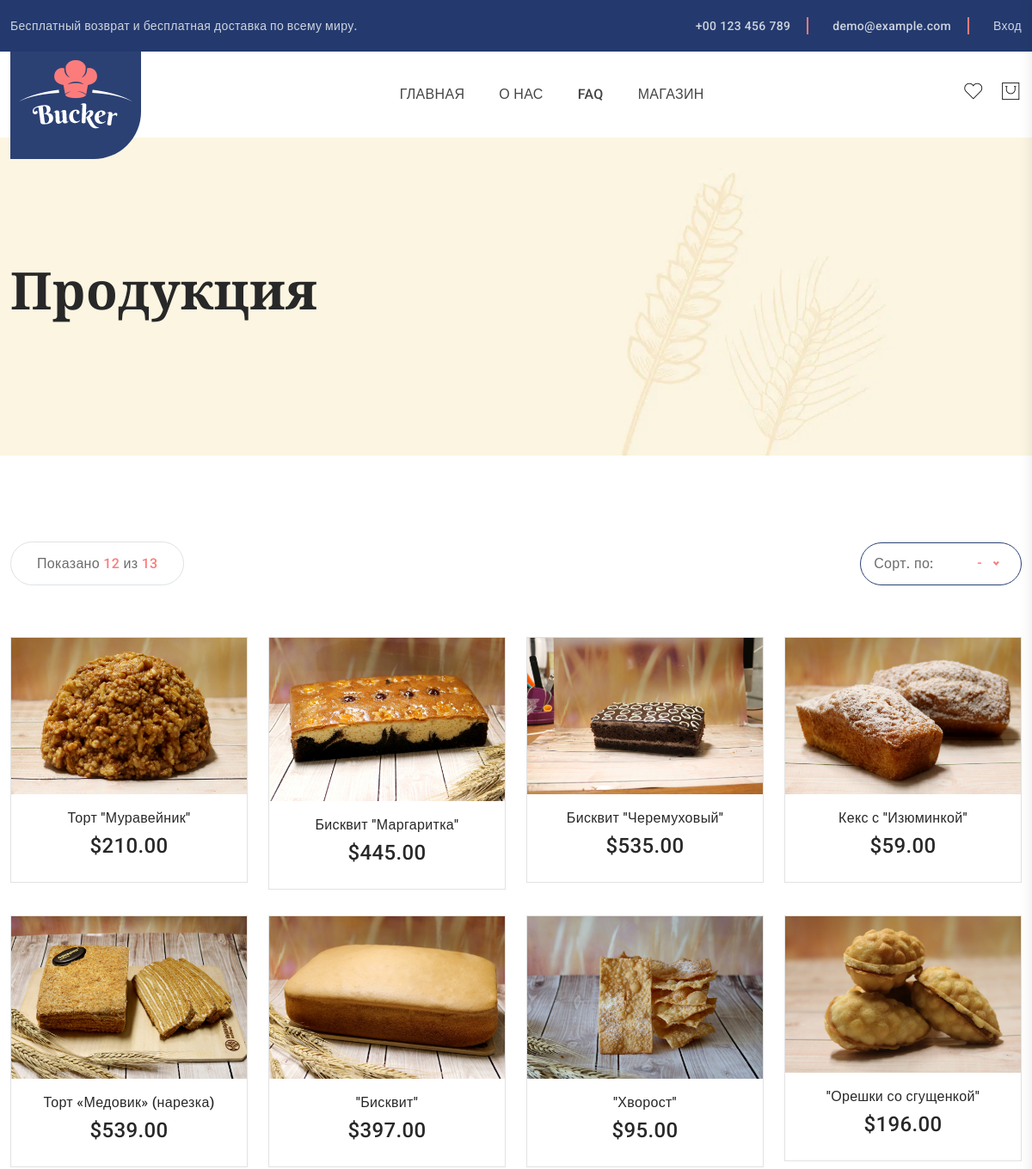
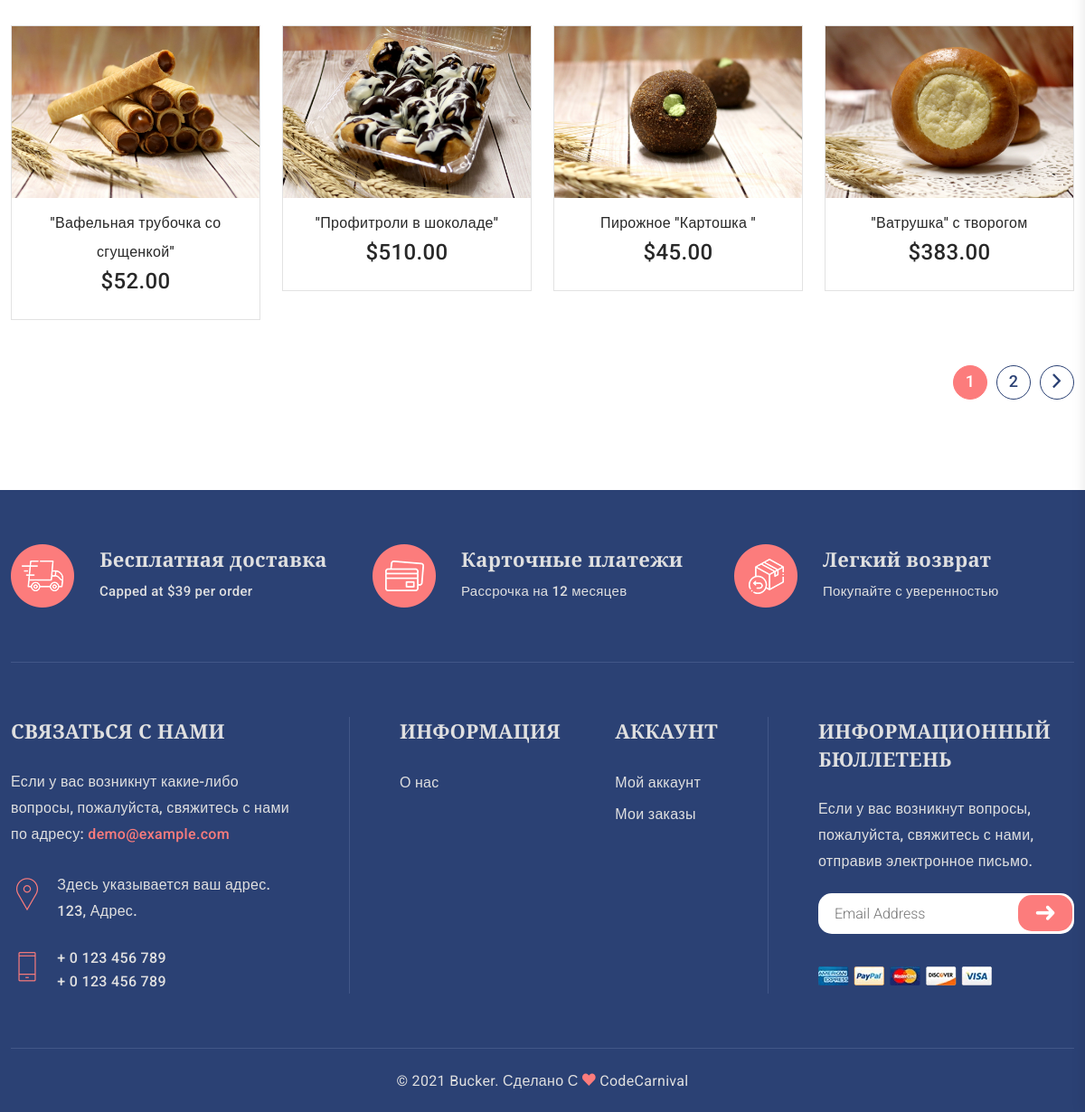
The app's page /shop/ with its own data (2 pictures, top to bottom).
### myapp/models.py (models this page shows, shortened)
class Product(models.Model):
    name = models.CharField(max_length=255)
    description = models.TextField(blank=True)
    price = models.DecimalField(max_digits=8, decimal_places=2)
    image = models.ImageField(upload_to='products/')
    date_of_creation = models.DateTimeField(auto_now_add=True)
    in_stock = models.BooleanField(default=True)

### myapp/views.py (the view)
# urls.py: path('shop/', views.shop, name='shop'),
def shop(request):
    print(request.GET)
    sort = request.GET.get('sort_of_product_select', '1')
    print('SORT =', sort)
    products = Product.objects.all()
    if sort == '3':
        products = products.order_by('-date_of_creation')
    elif sort == '4':
        products = products.order_by('price')
    elif sort == '5':
        products = products.order_by('-price')
    paginator = Paginator(products, 12)
    page_number = request.GET.get('page')
    page_obj = paginator.get_page(page_number)
    return render(request, 'myapp/shop.html', {
        'page_obj': page_obj,
        'products': page_obj.object_list,
        'total': paginator.count
    })

### myapp/context_processors.py (called while the page is built, shortened)
def mini_cart(request):
    return {
        'mini_cart_items': [],
        'mini_cart_total': 0
    }

### myapp/templates/myapp/shop.html (shortened to what this page needs)
{% extends "template/base.html" %}
{% load static %}
{% block content %}
    {% include 'template/header.html' %}
    <div class="breadcrumbs_aree breadcrumbs_bg mb-100" data-bgimg="{% static 'img/others/breadcrumbs-bg.png'%}">
        <div class="container">
            <div class="row">
                <div class="col-12">
                    <div class="breadcrumbs_text">
                        <h1>Продукция</h1>
                    </div>
                </div>
            </div>
        </div>
    </div>
    <div class="product_page_section mb-100">
        <div class="container">
            <div class="row">
                <div class="col-lg-12">
                    <div class="product_page_wrapper">
                        <div class="product_sidebar_header mb-60 d-flex justify-content-between align-items-center">
                            <div class="page__amount border">
                               <p>Показано <span>{{ products|length }}</span> из <span>{{ total }}</span> </p>
                            </div>
                            <div class="product_header_right d-flex align-items-center">
                                <div class="sorting__by d-flex align-items-center">
                                    <span>Сорт. по: </span>
                                    <form name='sort_of_product' method="get">
                                    </form>
                                </div>
                            </div>
                        </div>
                        <div class="product_page_gallery">
                            <div class="tab-content" id="myTabContent">
                                <div class="tab-pane fade show active" id="grid">
                                    <div class="row grid__product">
                                        {% for product in products %}
                                        <div class="col-xl-3 col-md-4 col-sm-6">
                                            <article class="single_product wow fadeInUp" data-wow-delay="0.1s" data-wow-duration="1.1s">
                                                <figure>
                                                    <div class="product_thumb">
                                                        <a href="{% url 'product' product.id %}">
                                                            <img src="{{ product.image.url }}" alt="{{ product.name }}">
                                                        </a>
                                                    </div>
                                                    <figcaption class="product_content text-center">
                                                        <h4>
                                                            <a href="{% url 'product' product.id %}">{{ product.name }}</a>
                                                        </h4>
                                                        <div class="price_box">
                                                            <span class="current_price">${{ product.price }}</span>
                                                        </div>
                                                    </figcaption>
                                                </figure>
                                            </article>
                                        </div>
                                        {% endfor %}
                                    </div>
                                </div>
                            </div>
                        </div>
                        <div class="pagination poduct_pagination">
                            <ul>
                                {% for num in page_obj.paginator.page_range %}
                                    {% if page_obj.number == num %}
                                        <li class="current"><span>{{ num }}</span></li>
                                    {% else %}
                                        <li><a href="?page={{ num }}&sort_of_product_select={{ request.GET.sort_of_product_select }}">{{ num }}</a></li>
                                    {% endif %}
                                {% endfor %}
                                {% if page_obj.has_next %}
                                    <li class="next"><a href="?page={{ page_obj.next_page_number }}&sort_of_product_select={{ request.GET.sort_of_product_select }}"><i class="ion-chevron-right"></i></a></li>
                                {% endif %}
                            </ul>
                        </div>
                    </div>
                </div>
            </div>
        </div>
    </div>
    {% include 'template/footer.html' %}
{% endblock content %}

### records on screen
Product: image (picture), name "Торт \"Муравейник\"", price "210.00"
Product: image (picture), name "Бисквит \"Маргаритка\"", price "445.00"
Product: image (picture), name "Бисквит \"Черемуховый\"", price "535.00"
Product: image (picture), name "Кекс с \"Изюминкой\"", price "59.00"
Product: image (picture), name "Торт «Медовик» (нарезка)", price "539.00"
Product: image (picture), name "\"Бисквит\"", price "397.00"
Product: image (picture), name "\"Хворост\"", price "95.00"
Product: image (picture), name "\"Орешки со сгущенкой\"", price "196.00"
Product: image (picture), name "\"Вафельная трубочка со сгущенкой\"", price "52.00"
Product: image (picture), name "\"Профитроли в шоколаде\"", price "510.00"
Product: image (picture), name "Пирожное \"Картошка \"", price "45.00"
Product: image (picture), name "\"Ватрушка\" с творогом", price "383.00"

### other values on screen
{{ products|length }} "12"
{{ total }} "13"
{{ num }} "1"
{{ num }} "2"
